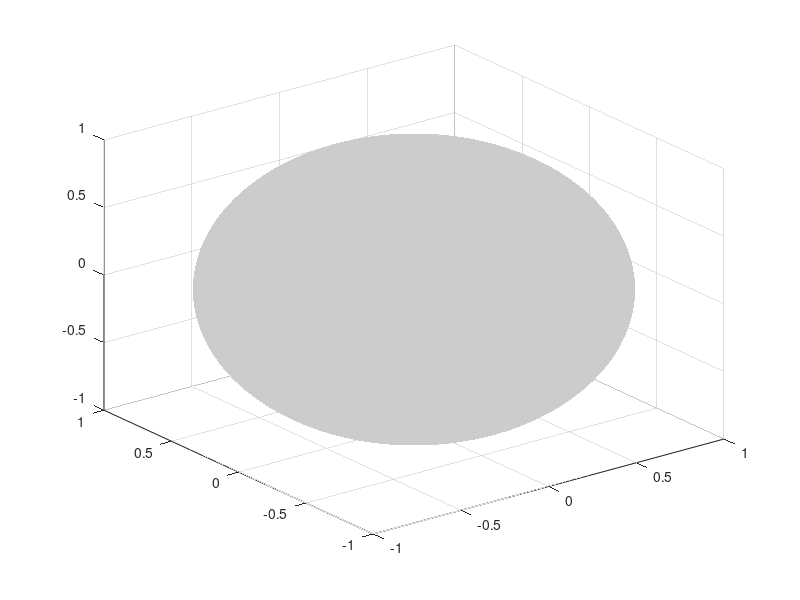

Write MATLAB code to recreate this figure.
function ah = polar_plot_sphere3d(ah, col, r)
% POLAR_PLOT_SPHERE plots a monochromatic sphere.
%
% Usage: ah = polar_plot_sphere3d(ah, col, r)
%
% Inputs:
%   ah         - 1 x 1 axes handle to plot into; default: new axes in figure 833
%   col        - 1 x 3 double, RGB colour of sphere
%   r          - 1 x 1 double, radius of sphere to plot
%
% Outputs:
%   ah         - axes handle
%
% See also: polar_plot_dolp, polar_plot_int, polar_plot_aop, polar_plot_int3d, polar_plot_aop3d, polar_plot_dolp3d

if nargin < 3 || isempty(r), r = 1; end
if nargin < 2 || isempty(col), col = [.8 .8 .8]; end
if nargin < 1 || isempty(ah), figure(833); ah = axes; elseif isnumeric(ah); figure(ah); clf; ah = axes; end

[a, b, c] = sphere(100);
surf(ah, r*a, r*b, r*c, 'facecolor', col, 'edgecolor', 'none');